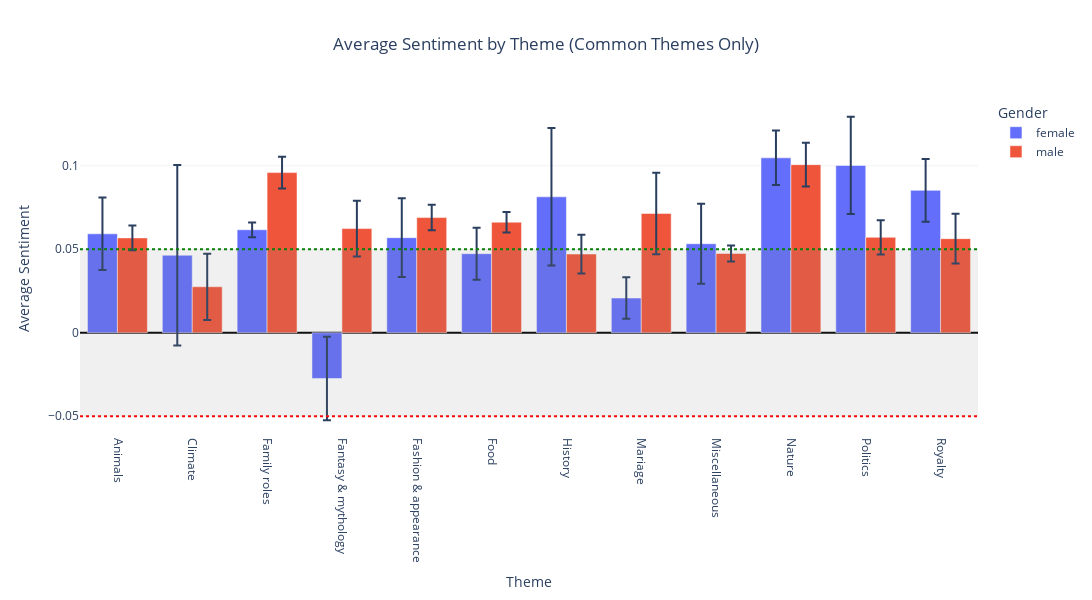

Notebook code cell kept with this figure:
### Code cell
df_common = pd.read_csv(r'src/data/sentiment_common_topics.csv')
# add ga.
plot_average_sentiment_by_theme_plotly(df_common, save = r"saved plots\avg_sentiment_theme.html")

### Figure 1 — Plotly figure (JSON) as saved in the notebook; plotly's stock layout.template omitted (floating-point values rounded to 4 significant figures)
{"data": [{"error_y": {"array": [0.0217, 0.05401, 0.004415, 0.02496, 0.0236, 0.01555, 0.04122, 0.01247, 0.02392, 0.01632, 0.02911, 0.0188], "type": "data", "visible": true}, "hovertemplate": "<b>Theme:</b> %{x}<br><b>Gender:</b> female<br><b>Mean sentiment:</b> %{y:.3f}<br><b>95% CI:</b> ±%{error_y.array:.3f}<extra></extra>", "name": "female", "type": "bar", "x": ["Animals", "Climate", "Family roles", "Fantasy & mythology", "Fashion & appearance", "Food", "History", "Mariage", "Miscellaneous", "Nature", "Politics", "Royalty"], "y": [0.05926, 0.04641, 0.06167, -0.02741, 0.05695, 0.04735, 0.08142, 0.02077, 0.05329, 0.1047, 0.1002, 0.08528]}, {"error_y": {"array": [0.007361, 0.01984, 0.009493, 0.01674, 0.00767, 0.00611, 0.01159, 0.02444, 0.004754, 0.01315, 0.01027, 0.01494], "type": "data", "visible": true}, "hovertemplate": "<b>Theme:</b> %{x}<br><b>Gender:</b> male<br><b>Mean sentiment:</b> %{y:.3f}<br><b>95% CI:</b> ±%{error_y.array:.3f}<extra></extra>", "name": "male", "type": "bar", "x": ["Animals", "Climate", "Family roles", "Fantasy & mythology", "Fashion & appearance", "Food", "History", "Mariage", "Miscellaneous", "Nature", "Politics", "Royalty"], "y": [0.05681, 0.02753, 0.09591, 0.06239, 0.06898, 0.06621, 0.04712, 0.07146, 0.04747, 0.1007, 0.05715, 0.05636]}], "layout": {"barmode": "group", "height": 600, "hovermode": "closest", "legend": {"title": {"text": "Gender"}}, "shapes": [{"line": {"color": "green", "dash": "dot"}, "type": "line", "x0": 0, "x1": 1, "xref": "x domain", "y0": 0.05, "y1": 0.05, "yref": "y"}, {"line": {"color": "red", "dash": "dot"}, "type": "line", "x0": 0, "x1": 1, "xref": "x domain", "y0": -0.05, "y1": -0.05, "yref": "y"}, {"fillcolor": "gray", "line": {"width": 0}, "opacity": 0.12, "type": "rect", "x0": 0, "x1": 1, "xref": "x domain", "y0": -0.05, "y1": 0.05, "yref": "y"}], "title": {"text": "Average Sentiment by Theme (Common Themes Only)", "x": 0.5}, "width": 1300, "xaxis": {"tickangle": 90, "title": {"text": "Theme"}}, "yaxis": {"gridcolor": "rgba(0,0,0,0.05)", "showgrid": true, "title": {"text": "Average Sentiment"}, "zeroline": true, "zerolinecolor": "black"}}}
